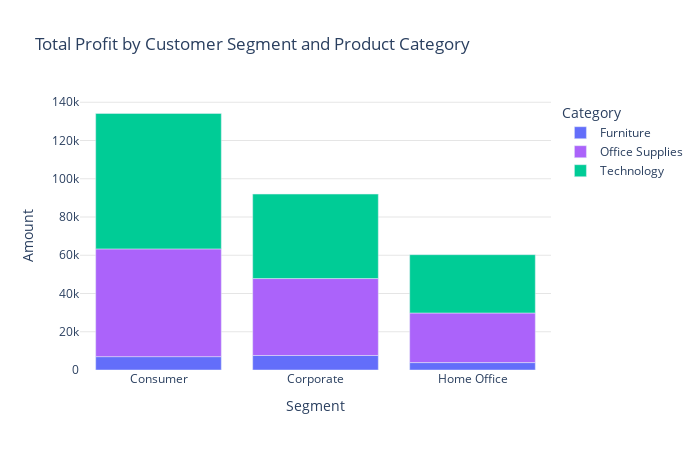

The code cell stored with this chart in its notebook:
### Code cell
warnings.simplefilter(action='ignore', category=FutureWarning)

profit_segment_category = superstore_data.groupby(['Segment', 'Category'])['Profit'].sum().reset_index()

category_color_dict = {
    'Furniture': '#00cc96',
    'Office Supplies': '#636efa',
    'Technology': '#ab63fa'
}

fig_profit_segment_category = px.bar(profit_segment_category, x='Segment', y='Profit', color='Category',
                                     title='Total Profit by Customer Segment and Product Category',
                                     labels={'Profit': 'Amount'},
                                     category_orders={'Segment': profit_segment_category['Segment'].unique().tolist()},
                                     color_discrete_map={'Category': category_color_dict},
                                     color_discrete_sequence=[category_color_dict[cat] for cat in profit_segment_category['Category']])

fig_profit_segment_category.update_layout(height=450, width=700,
                                         plot_bgcolor='rgb(255,255,255,255)', 
                                         xaxis=dict(gridcolor='rgb(255,255,255,255)'),
                                         yaxis=dict(gridcolor='rgba(0,0,0,0.1)')) 

fig_profit_segment_category.show()

### Figure 1 — Plotly figure (JSON) as saved in the notebook; plotly's stock layout.template omitted (floating-point values rounded to 4 significant figures)
{"data": [{"alignmentgroup": "True", "hovertemplate": "Category=Furniture<br>Segment=%{x}<br>Amount=%{y}<extra></extra>", "legendgroup": "Furniture", "marker": {"color": "#636efa", "pattern": {"shape": ""}}, "name": "Furniture", "offsetgroup": "Furniture", "orientation": "v", "showlegend": true, "textposition": "auto", "type": "bar", "x": ["Consumer", "Corporate", "Home Office"], "xaxis": "x", "y": [6991.0, 7585.0, 3875.0], "yaxis": "y"}, {"alignmentgroup": "True", "hovertemplate": "Category=Office Supplies<br>Segment=%{x}<br>Amount=%{y}<extra></extra>", "legendgroup": "Office Supplies", "marker": {"color": "#ab63fa", "pattern": {"shape": ""}}, "name": "Office Supplies", "offsetgroup": "Office Supplies", "orientation": "v", "showlegend": true, "textposition": "auto", "type": "bar", "x": ["Consumer", "Corporate", "Home Office"], "xaxis": "x", "y": [56330.0, 40230.0, 25930.0], "yaxis": "y"}, {"alignmentgroup": "True", "hovertemplate": "Category=Technology<br>Segment=%{x}<br>Amount=%{y}<extra></extra>", "legendgroup": "Technology", "marker": {"color": "#00cc96", "pattern": {"shape": ""}}, "name": "Technology", "offsetgroup": "Technology", "orientation": "v", "showlegend": true, "textposition": "auto", "type": "bar", "x": ["Consumer", "Corporate", "Home Office"], "xaxis": "x", "y": [70800.0, 44170.0, 30490.0], "yaxis": "y"}], "layout": {"barmode": "relative", "height": 450, "legend": {"title": {"text": "Category"}, "tracegroupgap": 0}, "plot_bgcolor": "rgb(255,255,255,255)", "title": {"text": "Total Profit by Customer Segment and Product Category"}, "width": 700, "xaxis": {"anchor": "y", "autorange": true, "categoryarray": ["Consumer", "Corporate", "Home Office"], "categoryorder": "array", "domain": [0, 1], "gridcolor": "rgb(255,255,255,255)", "range": [-0.5, 2.5], "title": {"text": "Segment"}, "type": "category"}, "yaxis": {"anchor": "x", "autorange": true, "domain": [0, 1], "gridcolor": "rgba(0, 0, 0, 0.1)", "range": [0, 141200.0], "title": {"text": "Amount"}, "type": "linear"}}}
